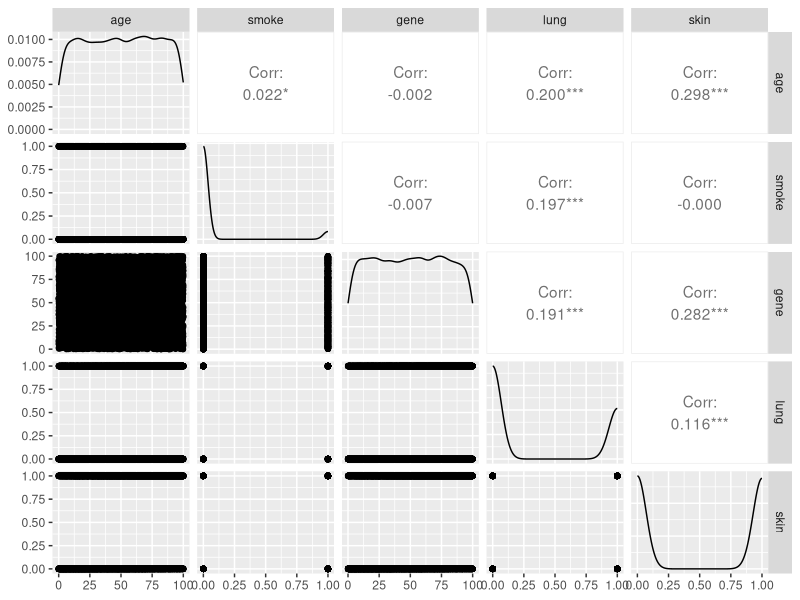
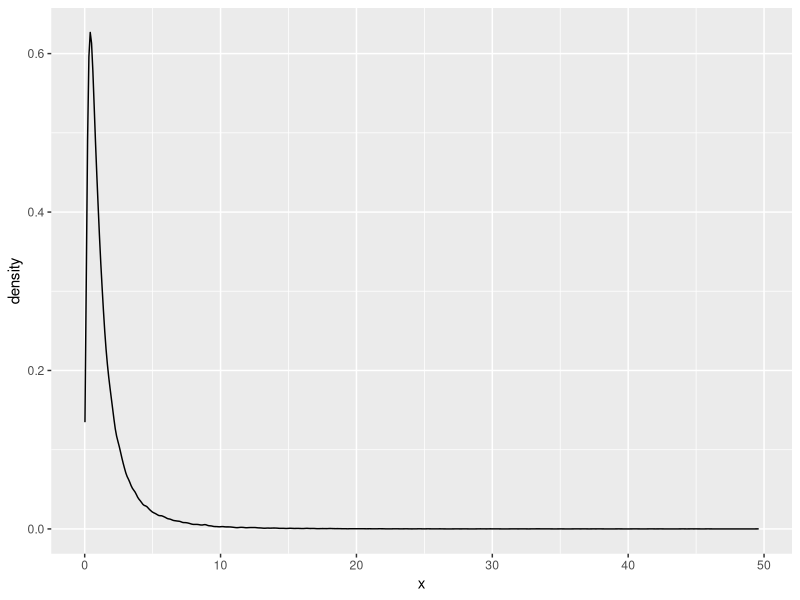

The R script that drew these images, in order:
library(tidyverse)
library(GGally)
#2
cancer_DGP <- function(n) {
  tibble(
    age = runif(n,0,100),
    smoke = as.numeric(rbernoulli(n, p = case_when(
                              age %in% 25:64  ~ .145,
                              age %in% 0:10 ~ .00001,
                              TRUE ~ .08)
                       )),
    gene = runif(n,0,100),
    lung = as.numeric(rbernoulli(n, p = (gene+age+smoke*100)/300)),
    skin = as.numeric(rbernoulli(n, p = (gene+age)/200))
  )
}

test <- cancer_DGP(10000) %>% 
  ggpairs()

test

test_prob <- cancer_DGP(10000) %>% 
  filter(smoke == TRUE) %>% 
  count(lung) %>% 
  mutate(p = n/sum(n))

#3

logistic <- function(x){
  
  1/(1+exp(-x))
  
}

logistic(2)

DGP_A <- function(n){
  tibble(
  X = runif(n),
  W = rbernoulli(n),
  Y = rnorm(n,X+W,1+X*W) 
)
}

 
DGP_B <- function(n){
  tibble(
    X = runif(n),
    W = rbernoulli(n,p= logistic(X)),
    Y = rnorm(n,X+W,1+X*W) 
  )
} 

DGP_C <- function(n){
  tibble(L = runif(n,-1,0),
         U = runif(n),
         M = runif(n,L,U),
         X = rnorm(n, L),
         Y = rnorm(n, U)
  )
} 

DGP_D <- function(n) {
  tibble(
    X = runif(n),
    W = rbernoulli(n, logistic(X)),
    Y = rnorm(n, W, 1+W)
  )
  
}
tibble(x = rlnorm(100000, meanlog = )) %>% ggplot() + geom_density(aes(x=x))

